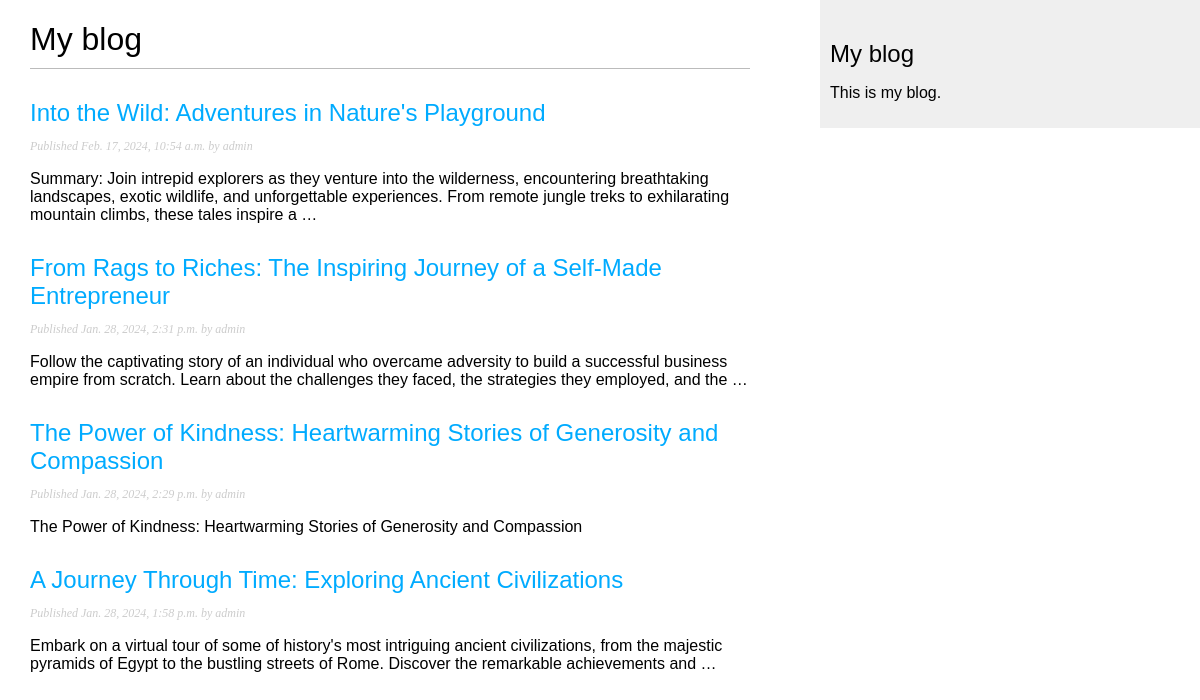
Screenshot of /blog/ with the database file from the repository.
### blog/models.py (models this page shows)
class Post(models.Model):
    class Status(models.TextChoices):
        DRAFT = "DF", "Draft"
        PUBLISHED = "PB", "Published"
    title = models.CharField(max_length=250)
    slug = models.SlugField(max_length=250)
    author = models.ForeignKey(
        User, on_delete=models.CASCADE, related_name="blog_posts"
    )
    body = models.TextField()
    publish = models.DateTimeField(default=timezone.now)
    created = models.DateTimeField(auto_now_add=True)
    updated = models.DateTimeField(auto_now=True)
    status = models.CharField(
        max_length=2, choices=Status.choices, default=Status.DRAFT
    )
    objects = models.Manager()
    published = PublishedManager()
    class Meta:
        ordering = ["-publish"]
        indexes = [models.Index(fields=["-publish"])]
    def __str__(self):
        return self.title

### blog/views.py (the view)
# urls.py: path('', views.post_list, name='post_list'),
def post_list(request):
    posts = Post.published.all()
    print(posts)
    return render(request, "blog/post/list.html", {"posts": posts})

### blog/models.py (called while the page is built)
    def get_queryset(self):
        return super().get_queryset().filter(status=Post.Status.PUBLISHED)

### blog/templates/blog/post/list.html (shortened to what this page needs)
{% extends "blog/base.html" %}
{% block content %}
    <h1>My blog</h1>
    {% for post in posts %}
        <h2>
            <a href="{% url "blog:post_detail" post.id %}">
                {{post.title}}
            </a>
        </h2>
        <p class='date'>
            Published {{post.publish}} by {{post.author}}
        </p>
        {{post.body|truncatewords:30|linebreaks}}
    {% endfor %}
{% endblock content %}

### blog/templates/blog/base.html (shortened to what this page needs)
{% load static %}
<!DOCTYPE html>
<html>
    <head>
        <link href="{% static "css/blog.css" %}" rel="stylesheet">
    </head>
    <body>
        <div id="content">
            {% block content %}
            {% endblock %}
        </div>
        <div id="sidebar">
            <h2>My blog</h2>
            <p>This is my blog.</p>
        </div>
    </body>
</html>

### blog/static/css/blog.css (style rules this page uses)
body { margin:0; padding:0; font-family:helvetica, sans-serif; }
a { color:#00abff; text-decoration:none; }
h1 { font-weight:normal; border-bottom:1px solid #bbb; padding:0 0 10px 0; }
h2 { font-weight:normal; margin:30px 0 0; }
#content { float:left; width:60%; padding:0 0 0 30px; }
#sidebar { float:right; width:30%; padding:10px; background:#efefef; height:100%; }
p.date { color:#ccc; font-family: georgia, serif; font-size: 12px; font-style: italic; }

### rows the page displays
Post: title "Into the Wild: Adventures in Nature's Playground", publish "Feb. 17, 2024, 10:54 a.m.", author "admin", body "Summary: Join intrepid explorers as they venture into the wilderness, encountering breathtaking landscapes, exotic wildlife, and unforgettable experiences. From remote jungle treks to exhilarating mountain climbs, these tales inspire a …"
Post: title "From Rags to Riches: The Inspiring Journey of a Self-Made Entrepreneur", publish "Jan. 28, 2024, 2:31 p.m.", author "admin", body "Follow the captivating story of an individual who overcame adversity to build a successful business empire from scratch. Learn about the challenges they faced, the strategies they employed, and the …"
Post: title "The Power of Kindness: Heartwarming Stories of Generosity and Compassion", publish "Jan. 28, 2024, 2:29 p.m.", author "admin", body "The Power of Kindness: Heartwarming Stories of Generosity and Compassion"
Post: title "A Journey Through Time: Exploring Ancient Civilizations", publish "Jan. 28, 2024, 1:58 p.m.", author "admin", body "Embark on a virtual tour of some of history's most intriguing ancient civilizations, from the majestic pyramids of Egypt to the bustling streets of Rome. Discover the remarkable achievements and …"
